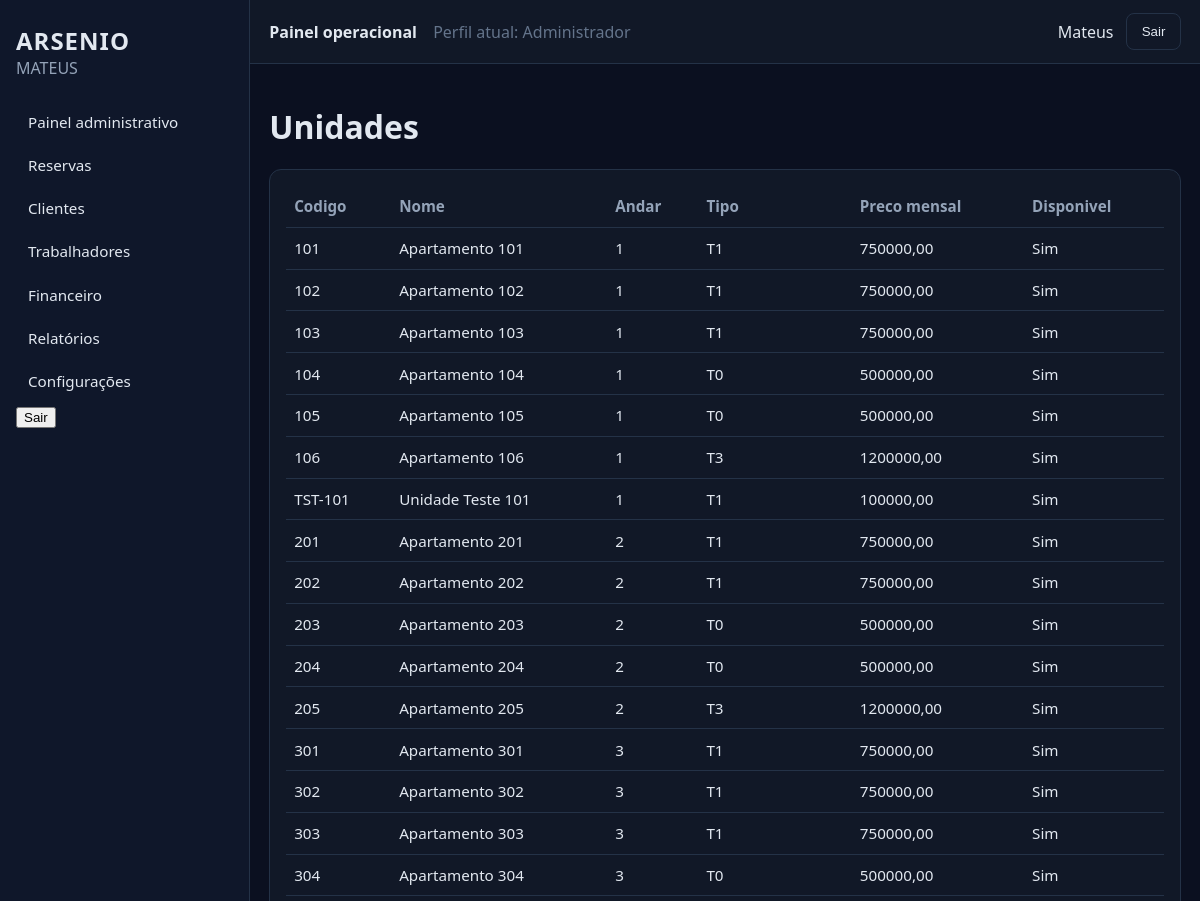
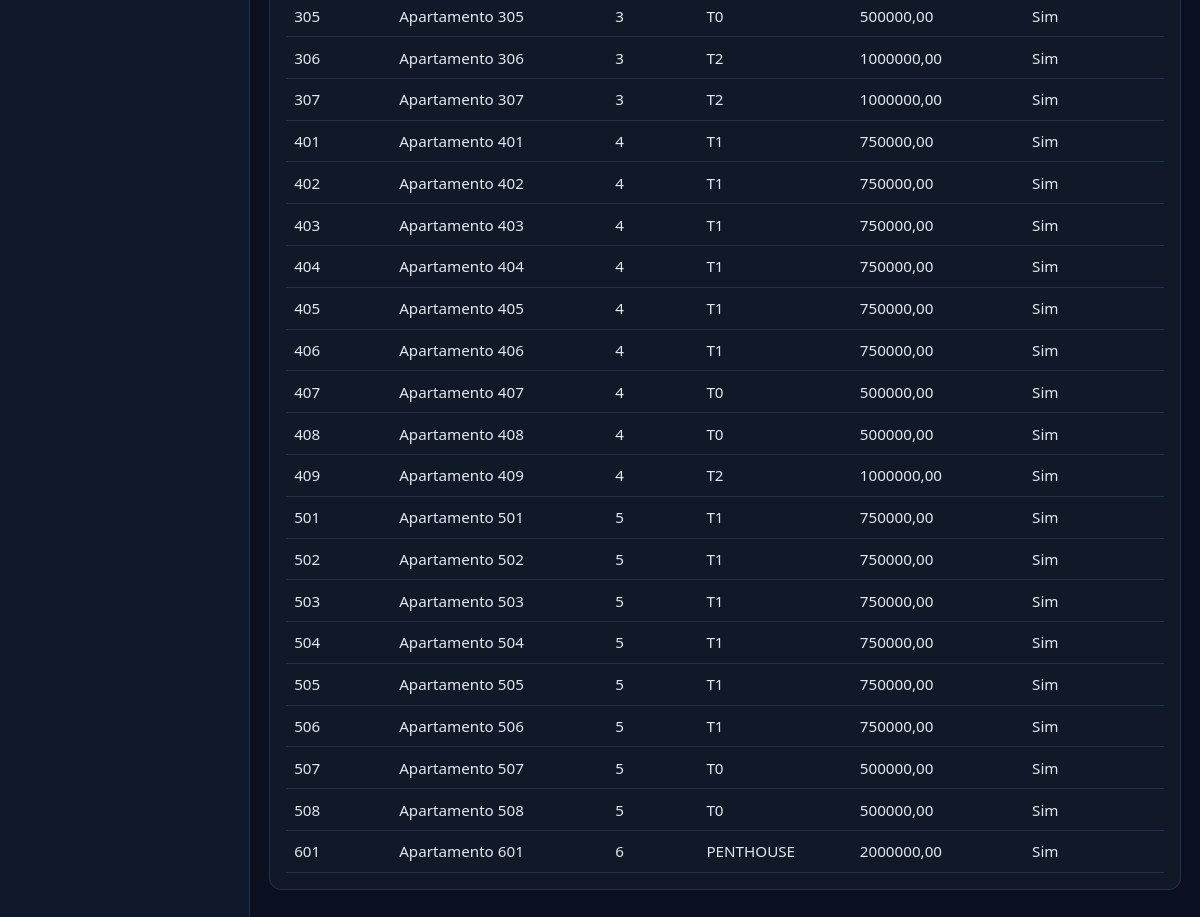
The app's page /unidades/ (signed in) with its own data (2 pictures, top to bottom).
### unidades/models.py (models this page shows, shortened)
class Unidade(models.Model):
    codigo = models.CharField(max_length=30, unique=True)
    nome = models.CharField(max_length=120)
    andar = models.PositiveSmallIntegerField(default=1)
    tipo = models.CharField(max_length=30)
    area_m2 = models.DecimalField(max_digits=10, decimal_places=2)
    preco_mensal = models.DecimalField(max_digits=12, decimal_places=2, default=0)
    disponivel = models.BooleanField(default=True)
    descricao = models.TextField(blank=True, default="")
    capacidade = models.PositiveSmallIntegerField(default=2)
    possui_sofa_cama = models.BooleanField(default=False)
    observacoes = models.TextField(blank=True, default="")
    numero_quartos = models.PositiveSmallIntegerField(
        null=True,
        blank=True,
        help_text="Número de quartos; se vazio, infere-se pela tipologia (T0..T3, penthouse).",
    )
    class Meta:
        ordering = ["andar", "codigo"]
    @property
    def tipologia(self) -> str:
        return self.tipo

### unidades/views.py (the view)
# urls.py: path("", views.lista, name="lista"),
@administrador_required
def lista(request):
    unidades = Unidade.objects.order_by("andar", "codigo")
    return render(request, "unidades/lista.html", {"unidades": unidades})

### usuarios/authz.py (called while the page is built)
def _perfil_required(perfis_permitidos, redirect_name):
    def decorator(view_func):
        @login_required
        @wraps(view_func)
        def wrapped(request, *args, **kwargs):
            perfil = get_perfil_atual(request)
            if perfil in perfis_permitidos:
                return view_func(request, *args, **kwargs)
            messages.error(request, "Acesso não autorizado para este perfil.")
            return redirect(redirect_name)
        return wrapped
    return decorator

### usuarios/perfil.py (called while the page is built)
def get_perfil_atual(request) -> str:
    return get_user_profile(getattr(request, "user", None))

def get_perfil_atual_label(request) -> str:
    return profile_display_name(get_perfil_atual(request))

### usuarios/roles.py (called while the page is built)
def get_user_role(user):
    if not user or not user.is_authenticated:
        return PerfilAcesso.VISITANTE
    if hasattr(user, "perfil_acesso"):
        return user.perfil_acesso.role
    return PerfilAcesso.VISITANTE

def role_display_name(role: str) -> str:
    labels = {
        PerfilAcesso.VISITANTE: "Visitante interessado",
        PerfilAcesso.CLIENTE_PENDENTE: "Cliente com pré-reserva",
        PerfilAcesso.CLIENTE_CONFIRMADO: "Cliente confirmado",
        PerfilAcesso.STAFF_LIMPEZA: "Trabalhador (Limpeza)",
        PerfilAcesso.STAFF_LAVANDARIA: "Trabalhador (Lavandaria)",
        PerfilAcesso.STAFF_RESTAURANTE: "Trabalhador (Restaurante)",
        PerfilAcesso.STAFF_MANUTENCAO: "Trabalhador (Manutenção)",
        PerfilAcesso.RECEPCAO: "Recepcionista",
        PerfilAcesso.ADMIN: "Administrador",
        PerfilAcesso.ADMIN_CONDOMINIO: "Administrador do condomínio",
        PerfilAcesso.ADMIN_SISTEMA: "Administrador do sistema",
    }
    return labels.get(role, "Visitante interessado")

def get_user_profile(user) -> str:
    role = get_user_role(user)
    if not user or not user.is_authenticated:
        return PERFIL_VISITANTE_INTERESSADO
    if user.is_superuser or role in ROLES_ADMIN:
        return PERFIL_ADMINISTRADOR
    if role in ROLES_INTERNOS:
        return PERFIL_TRABALHADOR
    if role in ROLES_CLIENTE or hasattr(user, "perfil_cliente"):
        return PERFIL_CLIENTE
    return PERFIL_VISITANTE_INTERESSADO

def profile_display_name(profile: str) -> str:
    labels = {
        PERFIL_VISITANTE_INTERESSADO: "Visitante interessado",
        PERFIL_CLIENTE: "Cliente",
        PERFIL_TRABALHADOR: "Trabalhador",
        PERFIL_ADMINISTRADOR: "Administrador",
    }
    return labels.get(profile, "Visitante interessado")

### templates/unidades/lista.html (shortened to what this page needs)
{% extends "base_app.html" %}
{% block content %}
<h1>Unidades</h1>
<section class="card">
    <table class="data-table">
        <thead><tr><th>Codigo</th><th>Nome</th><th>Andar</th><th>Tipo</th><th>Preco mensal</th><th>Disponivel</th></tr></thead>
        <tbody>
        {% for u in unidades %}
            <tr>
                <td>{{ u.codigo }}</td>
                <td>{{ u.nome }}</td>
                <td>{{ u.andar }}</td>
                <td>{{ u.tipo }}</td>
                <td>{{ u.preco_mensal }}</td>
                <td>{% if u.disponivel %}Sim{% else %}Nao{% endif %}</td>
            </tr>
        {% empty %}
            <tr><td colspan="6">Sem unidades.</td></tr>
        {% endfor %}
        </tbody>
    </table>
</section>
{% endblock %}

### templates/base_app.html (shortened to what this page needs)
{% load static %}
<!DOCTYPE html>
<html lang="pt">
<head>
    <link rel="stylesheet" href="{% static 'css/app.css' %}">
</head>
<body class="app-body">
    <div class="layout">
        <aside class="sidebar">
            <div class="brand">
                <h2>ARSENIO</h2>
                <p>MATEUS</p>
            </div>
            <nav>
                {% if perfil_atual == "cliente" %}
                <a href="{% url 'site_publico:home' %}">Início</a>
                <a href="{% url 'reservas:minhas_reservas' %}">Minhas reservas</a>
                <a href="{% url 'portal_cliente:faturas' %}">Pagamentos/Faturas</a>
                <a href="{% url 'portal_cliente:servicos' %}">Serviços</a>
                <a href="{% url 'portal_cliente:home' %}">Perfil</a>
                <form method="post" action="{% url 'usuarios:logout' %}">
                    {% csrf_token %}
                    <button type="submit">Sair</button>
                </form>
                {% elif perfil_atual == "administrador" %}
                <a href="{% url 'dashboard:home' %}">Painel administrativo</a>
                <a href="{% url 'reservas:lista' %}">Reservas</a>
                <a href="{% url 'clientes:lista' %}">Clientes</a>
                <a href="/admin/auth/user/">Trabalhadores</a>
                <a href="{% url 'faturacao:lista' %}">Financeiro</a>
                <a href="{% url 'relatorios:lista' %}">Relatórios</a>
                <a href="/admin/">Configurações</a>
                <form method="post" action="{% url 'usuarios:logout' %}">
                    <button type="submit">Sair</button>
                </form>
                {% else %}
                <a href="{% url 'site_publico:home' %}">Site público</a>
                {% endif %}
            </nav>
        </aside>
        <div class="main-area">
            <header class="topbar">
                <div>
                    <strong>Painel operacional</strong>
                    <span style="margin-left:0.75rem;color:#64748b;">Perfil atual: {{ perfil_atual_label }}</span>
                </div>
                <div class="topbar-actions">
                    {% if request.user.is_authenticated %}
                        <span>{{ request.user.username }}</span>
                        <form method="post" action="{% url 'usuarios:logout' %}" style="display:inline;">
                            <button type="submit" class="btn-link secondary">Sair</button>
                        </form>
                    {% else %}
                        <a class="btn-link" href="{% url 'usuarios:login' %}">Login</a>
                    {% endif %}
                </div>
            </header>
            <main class="content">
                {% block content %}{% endblock %}
            </main>
        </div>
    </div>
</body>
</html>

### static/css/app.css (style rules this page uses)
:root { --bg: #0b1020; --sidebar: #0f172a; --panel: #111827; --surface: #1f2937; --text: #e2e8f0; --muted: #94a3b8; --primary: #2563eb; --border: #243247; --danger: #ef4444; --success: #16a34a; }
* { box-sizing: border-box; }
body.app-body { margin: 0; font-family: "Segoe UI", Arial, sans-serif; background: var(--bg); color: var(--text); }
.layout { min-height: 100vh; display: grid; grid-template-columns: 250px 1fr; }
.sidebar { background: var(--sidebar); border-right: 1px solid var(--border); padding: 1.5rem 1rem; }
.brand h2 { margin: 0; letter-spacing: 1px; }
.brand p { margin: 0 0 1.5rem; color: var(--muted); }
.sidebar nav { display: flex; flex-direction: column; gap: 0.35rem; }
.sidebar nav a { color: var(--text); text-decoration: none; padding: 0.55rem 0.75rem; border-radius: 0.5rem; font-size: 0.95rem; }
.main-area { display: grid; grid-template-rows: 64px 1fr; }
.topbar { background: var(--panel); border-bottom: 1px solid var(--border); display: flex; justify-content: space-between; align-items: center; padding: 0 1.2rem; }
.topbar-actions { display: flex; align-items: center; gap: 0.8rem; }
.content { padding: 1.2rem; }
.card { background: var(--panel); border: 1px solid var(--border); border-radius: 12px; padding: 1rem; margin-bottom: 1rem; }
.btn-primary, .btn-link { background: var(--primary); color: #fff; text-decoration: none; border: none; border-radius: 8px; padding: 0.6rem 0.9rem; cursor: pointer; display: inline-block; }
.btn-link.secondary { background: transparent; border: 1px solid var(--border); color: var(--text); }
.data-table { width: 100%; border-collapse: collapse; font-size: 0.95rem; }
.data-table th, .data-table td { border-bottom: 1px solid var(--border); padding: 0.65rem 0.5rem; text-align: left; }
.data-table th { color: var(--muted); font-weight: 600; }

### records on screen
Unidade: codigo "101", nome "Apartamento 101", andar "1", tipo "T1", preco_mensal "750000,00", disponivel "Sim"
Unidade: codigo "102", nome "Apartamento 102", andar "1", tipo "T1", preco_mensal "750000,00", disponivel "Sim"
Unidade: codigo "103", nome "Apartamento 103", andar "1", tipo "T1", preco_mensal "750000,00", disponivel "Sim"
Unidade: codigo "104", nome "Apartamento 104", andar "1", tipo "T0", preco_mensal "500000,00", disponivel "Sim"
Unidade: codigo "105", nome "Apartamento 105", andar "1", tipo "T0", preco_mensal "500000,00", disponivel "Sim"
Unidade: codigo "106", nome "Apartamento 106", andar "1", tipo "T3", preco_mensal "1200000,00", disponivel "Sim"
Unidade: codigo "TST-101", nome "Unidade Teste 101", andar "1", tipo "T1", preco_mensal "100000,00", disponivel "Sim"
Unidade: codigo "201", nome "Apartamento 201", andar "2", tipo "T1", preco_mensal "750000,00", disponivel "Sim"
Unidade: codigo "202", nome "Apartamento 202", andar "2", tipo "T1", preco_mensal "750000,00", disponivel "Sim"
Unidade: codigo "203", nome "Apartamento 203", andar "2", tipo "T0", preco_mensal "500000,00", disponivel "Sim"
Unidade: codigo "204", nome "Apartamento 204", andar "2", tipo "T0", preco_mensal "500000,00", disponivel "Sim"
Unidade: codigo "205", nome "Apartamento 205", andar "2", tipo "T3", preco_mensal "1200000,00", disponivel "Sim"
Unidade: codigo "301", nome "Apartamento 301", andar "3", tipo "T1", preco_mensal "750000,00", disponivel "Sim"
Unidade: codigo "302", nome "Apartamento 302", andar "3", tipo "T1", preco_mensal "750000,00", disponivel "Sim"
Unidade: codigo "303", nome "Apartamento 303", andar "3", tipo "T1", preco_mensal "750000,00", disponivel "Sim"
Unidade: codigo "304", nome "Apartamento 304", andar "3", tipo "T0", preco_mensal "500000,00", disponivel "Sim"
Unidade: codigo "305", nome "Apartamento 305", andar "3", tipo "T0", preco_mensal "500000,00", disponivel "Sim"
Unidade: codigo "306", nome "Apartamento 306", andar "3", tipo "T2", preco_mensal "1000000,00", disponivel "Sim"
Unidade: codigo "307", nome "Apartamento 307", andar "3", tipo "T2", preco_mensal "1000000,00", disponivel "Sim"
Unidade: codigo "401", nome "Apartamento 401", andar "4", tipo "T1", preco_mensal "750000,00", disponivel "Sim"
Unidade: codigo "402", nome "Apartamento 402", andar "4", tipo "T1", preco_mensal "750000,00", disponivel "Sim"
Unidade: codigo "403", nome "Apartamento 403", andar "4", tipo "T1", preco_mensal "750000,00", disponivel "Sim"
Unidade: codigo "404", nome "Apartamento 404", andar "4", tipo "T1", preco_mensal "750000,00", disponivel "Sim"
Unidade: codigo "405", nome "Apartamento 405", andar "4", tipo "T1", preco_mensal "750000,00", disponivel "Sim"
Unidade: codigo "406", nome "Apartamento 406", andar "4", tipo "T1", preco_mensal "750000,00", disponivel "Sim"
Unidade: codigo "407", nome "Apartamento 407", andar "4", tipo "T0", preco_mensal "500000,00", disponivel "Sim"
Unidade: codigo "408", nome "Apartamento 408", andar "4", tipo "T0", preco_mensal "500000,00", disponivel "Sim"
Unidade: codigo "409", nome "Apartamento 409", andar "4", tipo "T2", preco_mensal "1000000,00", disponivel "Sim"
Unidade: codigo "501", nome "Apartamento 501", andar "5", tipo "T1", preco_mensal "750000,00", disponivel "Sim"
Unidade: codigo "502", nome "Apartamento 502", andar "5", tipo "T1", preco_mensal "750000,00", disponivel "Sim"
Unidade: codigo "503", nome "Apartamento 503", andar "5", tipo "T1", preco_mensal "750000,00", disponivel "Sim"
Unidade: codigo "504", nome "Apartamento 504", andar "5", tipo "T1", preco_mensal "750000,00", disponivel "Sim"
Unidade: codigo "505", nome "Apartamento 505", andar "5", tipo "T1", preco_mensal "750000,00", disponivel "Sim"
Unidade: codigo "506", nome "Apartamento 506", andar "5", tipo "T1", preco_mensal "750000,00", disponivel "Sim"
Unidade: codigo "507", nome "Apartamento 507", andar "5", tipo "T0", preco_mensal "500000,00", disponivel "Sim"
Unidade: codigo "508", nome "Apartamento 508", andar "5", tipo "T0", preco_mensal "500000,00", disponivel "Sim"
Unidade: codigo "601", nome "Apartamento 601", andar "6", tipo "PENTHOUSE", preco_mensal "2000000,00", disponivel "Sim"

### other values on screen
{{ perfil_atual_label }} "Administrador"
{{ request.user.username }} "Mateus"
